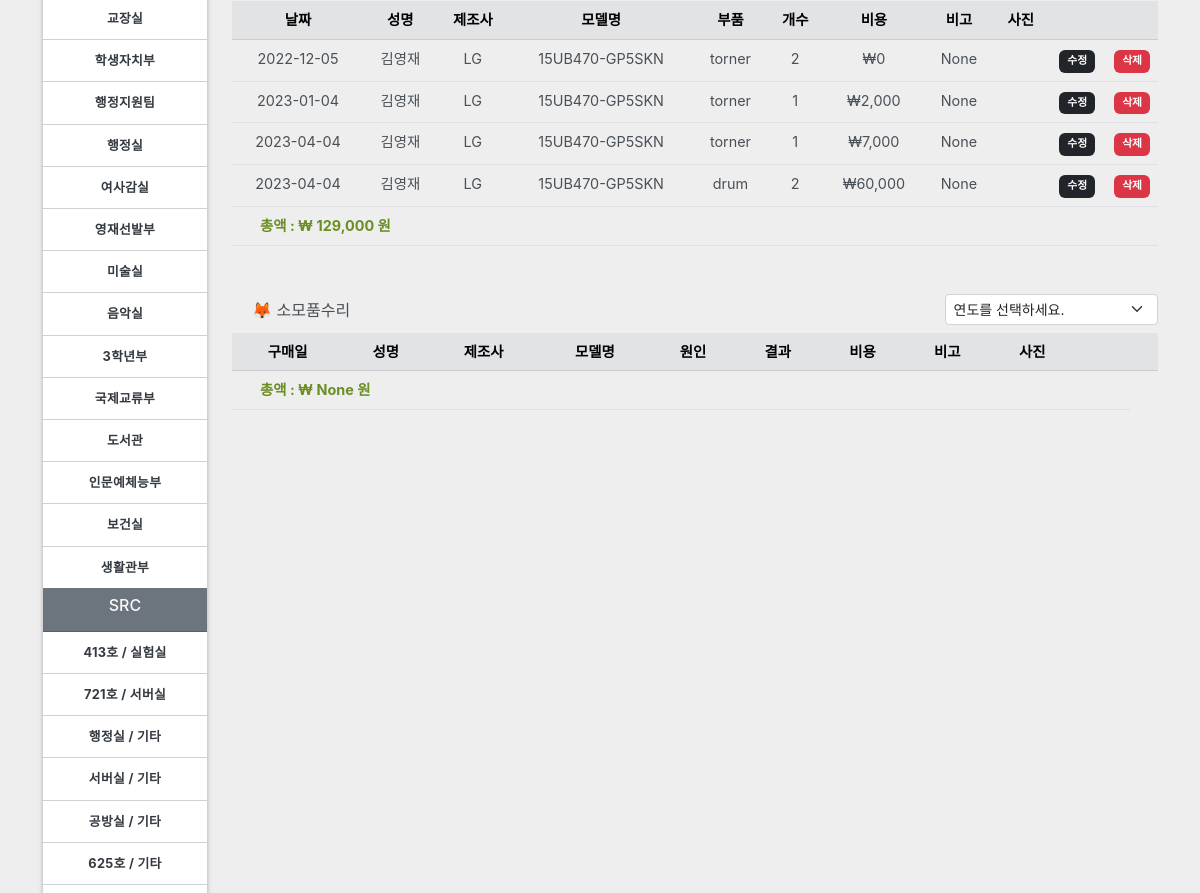
The app's page /gigi/buseo/교육정보부/ (middle part), older data.
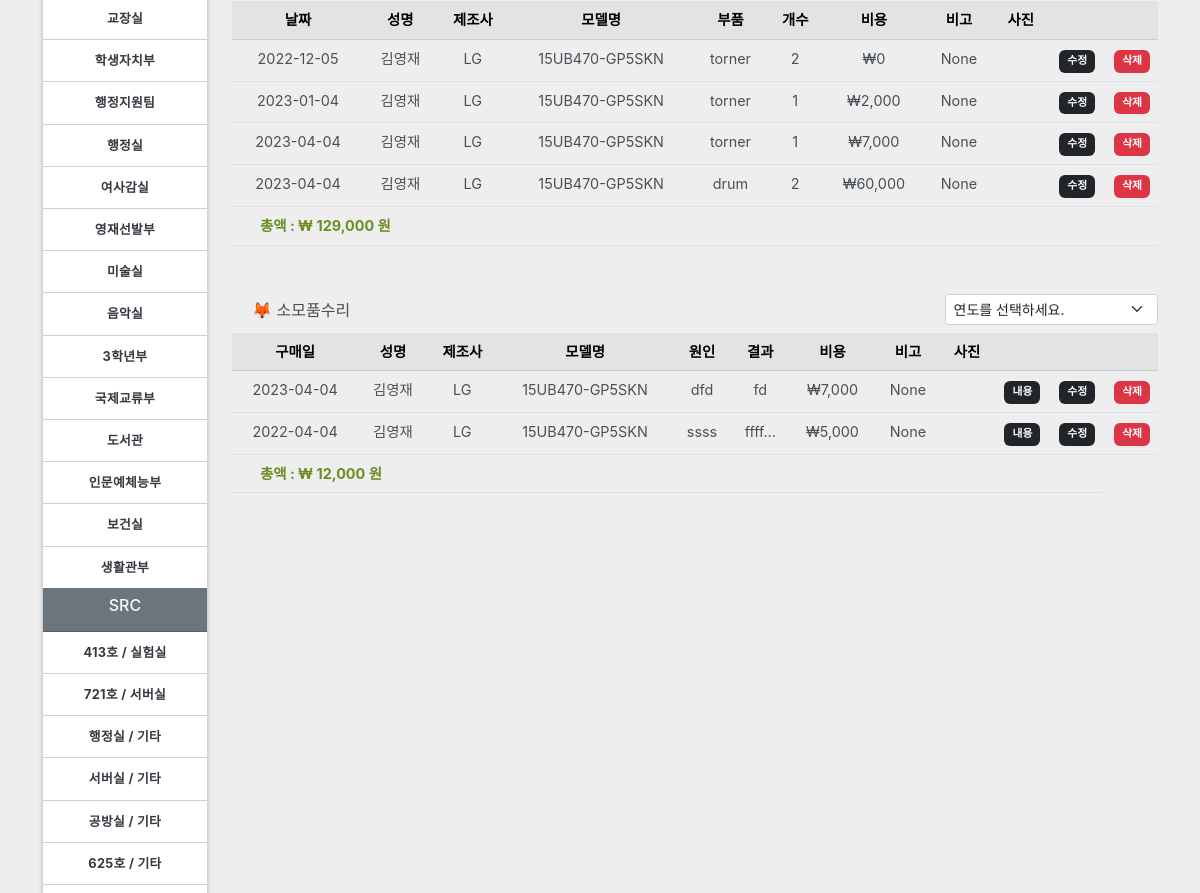
The same page, newer data.
### gshsapp/models.py (models this page shows, shortened)
class Location(models.Model):
    LGUBUN = (
        ('부서','부서'),
        ('강의실','강의실'),
        ('실험실','실험실'),
        ('협의회실','협의회실'),
        ('강당','강당'),
        ('서버실','서버실'),
        ('동아리실','동아리실'),
        ('기타','기타'),
    )
    BGUBUN = (
        ('본관','본관'),
        ('SRC','SRC'),
        ('학술정보관','학술정보관'),
        ('학습관','학습관'),
        ('자치관','자치관'),
        ('창조관','창조관'),
        ('급식소','급식소'),
        ('우정1관','우정1관'),
        ('우정2관','우정2관'),
        ('아름관','아름관'),
    )
    building = models.CharField(max_length=50, choices=BGUBUN)
    hosil = models.CharField(max_length=20)
    locationgubun = models.CharField(max_length=20, default='기타', choices=LGUBUN)
    bigo = models.CharField(max_length=100, null=True, blank=True)
    class Meta:
        db_table = "location"

class Replacement(models.Model):
    date = models.DateField(default=timezone.now)
    gigiinfo = models.ForeignKey(Gigiinfo, null=True, blank=True, on_delete=models.CASCADE, related_name='replacement')
    gubun = models.ForeignKey(Gubun, on_delete=models.CASCADE, related_name='replacement')
    count = models.PositiveSmallIntegerField(default=1)
    cost = models.PositiveIntegerField(default=0)
    bigo = models.CharField(max_length=100, null=True, blank=True)
    class Meta:
        db_table = "replacement"

class Gigiinfo(models.Model):
    COLOR_SELECT = (
        ('None',None),
        ('블랙','블랙'),
        ('컬러','컬러'),
    )
    date = models.DateField(default=timezone.now)
    buyproduct = models.ForeignKey(Buyproduct, on_delete=models.CASCADE, related_name='gigiinfo')
    location = models.ForeignKey(Location, on_delete=models.CASCADE, related_name='gigiinfo')
    user = models.ForeignKey(User, on_delete=models.CASCADE, related_name='gigiinfo', null=True, blank=True)
    ip = models.CharField(max_length=20, null=True, blank=True)
    color = models.CharField(max_length=10, choices=COLOR_SELECT, default=None, blank=True)
    jaego = models.BooleanField(default=False)
    notuse = models.BooleanField(default=False)
    bigo = models.CharField(max_length=100, null=True, blank=True)
    class Meta:
        db_table = "gigiinfo"

class Buyproduct(models.Model):
    gubun = models.ForeignKey(Gubun, on_delete=models.CASCADE, related_name='buyproduct')
    company = models.CharField(max_length=20)
    model = models.CharField(max_length=30)
    bigo = models.CharField(max_length=100, null=True, blank=True)
    class Meta:
        db_table = "buyproduct"

class Gubun(models.Model):
    GUBUN = (
        ('Buyproduct', '구매Table'),
        ('Replacement', '교체Table'),
        ('Repair', '수리Table'),
    )
    tablename = models.CharField(max_length=20, default='', choices=GUBUN)
    gubun = models.CharField(max_length=50)
    def __str__(self):
        return self.gubun
    class Meta:
        db_table = "gubun"

class Repair(models.Model):
    date = models.DateField(default=timezone.now)
    gigiinfo = models.ForeignKey(Gigiinfo, null=True, blank=True, on_delete=models.CASCADE, related_name='repair')
    problem = models.CharField(max_length=50)
    result = models.CharField(max_length=50)
    cost = models.PositiveIntegerField(default=0)
    bigo = models.CharField(max_length=100, null=True, blank=True)
    class Meta:
        db_table = "repair"

### login/models.py (models this page shows)
class User(AbstractUser):
    objects = UserManager()
    username = models.CharField(max_length=20, null=True, unique=True, blank=True)
    password = models.CharField(max_length=100, null=True, blank=True)
    email = models.CharField(max_length=50, null=True, blank=True)
    is_active = models.BooleanField(default=True)
    name = models.CharField(max_length=50, null=True)
    subject = models.CharField(max_length=50, null=True)
    USERNAME_FIELD = 'username'
    def __str__(self):
        return f'{self.name}({self.subject})'
    class Meta:
        db_table = "user"

### gshsapp/views.py (the view)
# urls.py: path('gigi/buseo/<str:buseogubun>/', views.InfogigiBuseo, name='gigi_buseo'),
def InfogigiBuseo(request, buseogubun):
    gubun = request.GET.get('gubun',False)
    if gubun:
        data = {}
        data['gubun'] = gubun
        changeyear = request.GET.get('buseoyear','')
        buseogubun = request.GET.get('buseogubun','')
        start_date = changeyear + "-3-1"
        end_date = str(int(changeyear) +1) + "-2-28"
        if gubun == 'change':
            if changeyear == '1971':
                changes = Replacement.objects.filter(gigiinfo__location__hosil=buseogubun).annotate(changeTotal = F('count') *  F('cost'))
            else:
                changes = Replacement.objects.filter(gigiinfo__location__hosil=buseogubun, date__range=[start_date, end_date]).annotate(changeTotal = F('count') *  F('cost'))
            changeTotalCost = changes.aggregate(Sum('changeTotal'))
            data['html_buseo'] = render_to_string('gshsapp/snipet/buseo_change_list.html', {"changeyear":changeyear, "changes":changes, "changeTotalCost":changeTotalCost})
        else:
            if changeyear == '1971':
                repairs = Repair.objects.filter(gigiinfo__location__hosil=buseogubun)
            else:
                repairs = Repair.objects.filter(gigiinfo__location__hosil=buseogubun, date__range=[start_date, end_date])
            repairTotalCost = repairs.aggregate(Sum('cost'))
            data['html_buseo'] = render_to_string('gshsapp/snipet/buseo_repair_list.html', {"changeyear":changeyear, "repairs":repairs, "repairTotalCost":repairTotalCost})
        return JsonResponse(data)
    else:
        buseos = Location.objects.filter(locationgubun='부서')
        gitas = Location.objects.exclude(locationgubun='부서')
        building_gubun = gitas.values_list('building', flat=True).distinct().order_by('building')
        buseo_name = Location.objects.get(hosil=buseogubun)
        repairs = Repair.objects.filter(gigiinfo__location__hosil=buseogubun)
        changes = Replacement.objects.filter(gigiinfo__location__hosil=buseogubun).annotate(changeTotal = F('count') *  F('cost'))
        repairTotalCost = repairs.aggregate(Sum('cost'))
        changeTotalCost = changes.aggregate(Sum('changeTotal'))
        members = buseo_name.gigiinfo.exclude(user__is_active =False).filter(jaego=False, notuse=False)
        return render(request, 'gshsapp/buseo.html', {'buseo_name':buseo_name, 'building_gubun':building_gubun, 'buseos':buseos, 'gitas':gitas, 'members':members, 'changes':changes,'repairs':repairs, 'buseogubun':buseogubun, 'repairTotalCost':repairTotalCost, 'changeTotalCost':changeTotalCost})

### gshsapp/templates/gshsapp/buseo.html (shortened to what the changed rows need)
{% extends 'base.html' %}
{% block content %}
{% load humanize %}
{% load static %}
<div class="row">
    <div class="col-md-2">
        <div class="card box_shadow">
            <div class="card-body">
                <ul style="margin-bottom: 0;">
                {% for buseo in buseos %}
                  {% if buseo.locationgubun == '부서' %}
                    <li><a class="buseo-gubun" href="{% url 'gshsapp:gigi_buseo' buseo.hosil %}" title="{{ gita.bigo }}">{{buseo.hosil }}</a></li>
                  {% endif %}
                {% endfor %}
                </ul>
            </div>
            {% for build in building_gubun %}
            <div class="card-header bg-secondary text-light text-center">
              <h6>{{ build }}</h6>
            </div>
            <div class="card-body">
                <ul style="margin-bottom: 0;">
                {% for gita in gitas %}
                  {% if gita.building == build %}
                    <li><a class="buseo-gubun" href="{% url 'gshsapp:gigi_buseo' gita.hosil %}" title="{{ gita.bigo }}"> {{ gita.hosil}} / {{gita.locationgubun }}</a></li>
                  {% endif %}
                {% endfor %}
                </ul>
            </div>
            {% endfor %}
        </div>
    </div>
    <div class="col-md-10">
        <br><br><hr>
        <table class="table text-center mt-2">
          <thead class="table-secondary">
            <tr>
              <th scope="col">날짜</th>
              <th scope="col">성명</th>
              <th scope="col">제조사</th>
              <th scope="col">모델명</th>
              <th scope="col">부품</th>
              <th scope="col">개수</th>
              <th scope="col">비용</th>
              <th scope="col">비고</th>
              <th scope="col">사진</th>
              <th scope="col" style="width: 3%;"></th>
              <th scope="col" style="width: 3%;"></th>
            </tr>
          </thead>
          <tbody id="changes_list">
            {% for gigi in changes %}
            {% with gubunchange=gigi.change_photo.all %}
            <tr>
              <td>{{ gigi.date|date:"Y-m-d" }}</td>
              <td>{{ gigi.gigiinfo.user.name }}</td>
              <td>{{ gigi.gigiinfo.buyproduct.company }}</td>
              <td>{{ gigi.gigiinfo.buyproduct.model }}</td>
              <td>{{ gigi.gubun }}</td>
              <td>{{ gigi.count }}</td>
              <td>&#8361;{{ gigi.cost|intcomma }}</td>
              <td title="{{gigi.bigo}}">{{ gigi.bigo|truncatechars:7 }}</td>
              <td class="gigi-change" style="font-weight: bold;font-size: 0.8rem; padding-top: 10px; color:#d63384;">
              </td>
              <td class="buseo_CR_update" data-gubun="change" style="cursor:pointer;" data-url="{% url 'gshsapp:buseo_CR_update' gigi.id %}">
                <span class="gitamenu badge bg-dark">수정</sapn>
              </td>
              <td class="buseo_CR_delete" data-gubun="change" style="cursor:pointer;" data-url="{% url 'gshsapp:buseo_CR_delete' gigi.id %}">
                <span class="gitamenu badge bg-danger">삭제</sapn>
              </td>
            </tr>
          {% endwith %}
        {% endfor %}
          </tbody>
        </table>
        <table class="table text-center mt-2">
          <thead class="table-secondary">
            <tr>
              <th scope="col">구매일</th>
              <th scope="col">성명</th>
              <th scope="col">제조사</th>
              <th scope="col">모델명</th>
              <th scope="col">원인</th>
              <th scope="col">결과</th>
              <th scope="col">비용</th>
              <th scope="col">비고</th>
              <th scope="col">사진</th>
              <th scope="col" style="width: 3%;"></th>
              <th scope="col" style="width: 3%;"></th>
              <th scope="col" style="width: 3%;"></th>
            </tr>
          </thead>
          <tbody id="repairs_list">
            {% for gigi in repairs %}
            {% with gigi.repair_photo.all as gubunrepair %}
            <tr>
              <td>{{ gigi.date|date:"Y-m-d" }}</td>
              <td>{{ gigi.gigiinfo.user.name }}</td>
              <td>{{ gigi.gigiinfo.buyproduct.company }}</td>
              <td>{{ gigi.gigiinfo.buyproduct.model }}</td>
              <td>{{ gigi.problem|truncatechars:7 }}</td>
              <td>{{ gigi.result|truncatechars:5 }}</td>
              <td>&#8361;{{ gigi.cost|intcomma }}</td>
              <td title="{{gigi.bigo}}">{{ gigi.bigo|truncatechars:5 }}</td>
              <td class="gigi-repair" style="font-weight: bold;font-size:0.8rem; padding-top: 10px; color:#d63384;">
              </td>
              <td style="cursor: pointer;" data-toggle="modal" data-target="#suri_modal{{ gigi.id}}">
                <span class="gitamenu badge bg-dark">내용</sapn>
              </td>
              <td class="buseo_CR_update" data-gubun="repair" style="cursor:pointer;" data-url="{% url 'gshsapp:buseo_CR_update' gigi.id %}">
                <span class="gitamenu badge bg-dark">수정</sapn>
              </td>
              <td class="buseo_CR_delete" data-gubun="repair" style="cursor:pointer;" data-url="{% url 'gshsapp:buseo_CR_delete' gigi.id %}">
                <span class="gitamenu badge bg-danger">삭제</sapn>
              </td>
            </tr>
          {% endwith %}
        {% endfor %}
        <tr>
          <td colspan="11">
            <div style="text-align: left;">
              <span style="margin-left:20px;font-size: 0.9rem; font-weight: bold;color:olivedrab;"> 총액 : &#8361; {{repairTotalCost.cost__sum|intcomma}} 원</span>
            </div>
          </td>
        </tr>
      </tbody>
    </table>
  </div><a id="back-to-top"></a>
<link href="{% static 'css/lightbox.min.css' %}" rel="stylesheet" >
{% endblock %}

Row changes from the older to the newer data that the page shows:
added Repair: date "2023-04-04", gigiinfo.user.name "김영재", gigiinfo.buyproduct.company "LG", gigiinfo.buyproduct.model "15UB470-GP5SKN", problem "dfd", result "fd", cost "7,000", bigo "None"
added Repair: date "2022-04-04", gigiinfo.user.name "김영재", gigiinfo.buyproduct.company "LG", gigiinfo.buyproduct.model "15UB470-GP5SKN", problem "ssss", result "ffff…", cost "5,000", bigo "None"
Text that changed along with them:
{{ repairTotalCost.cost__sum|intcomma }}: "None" → "12,000"
